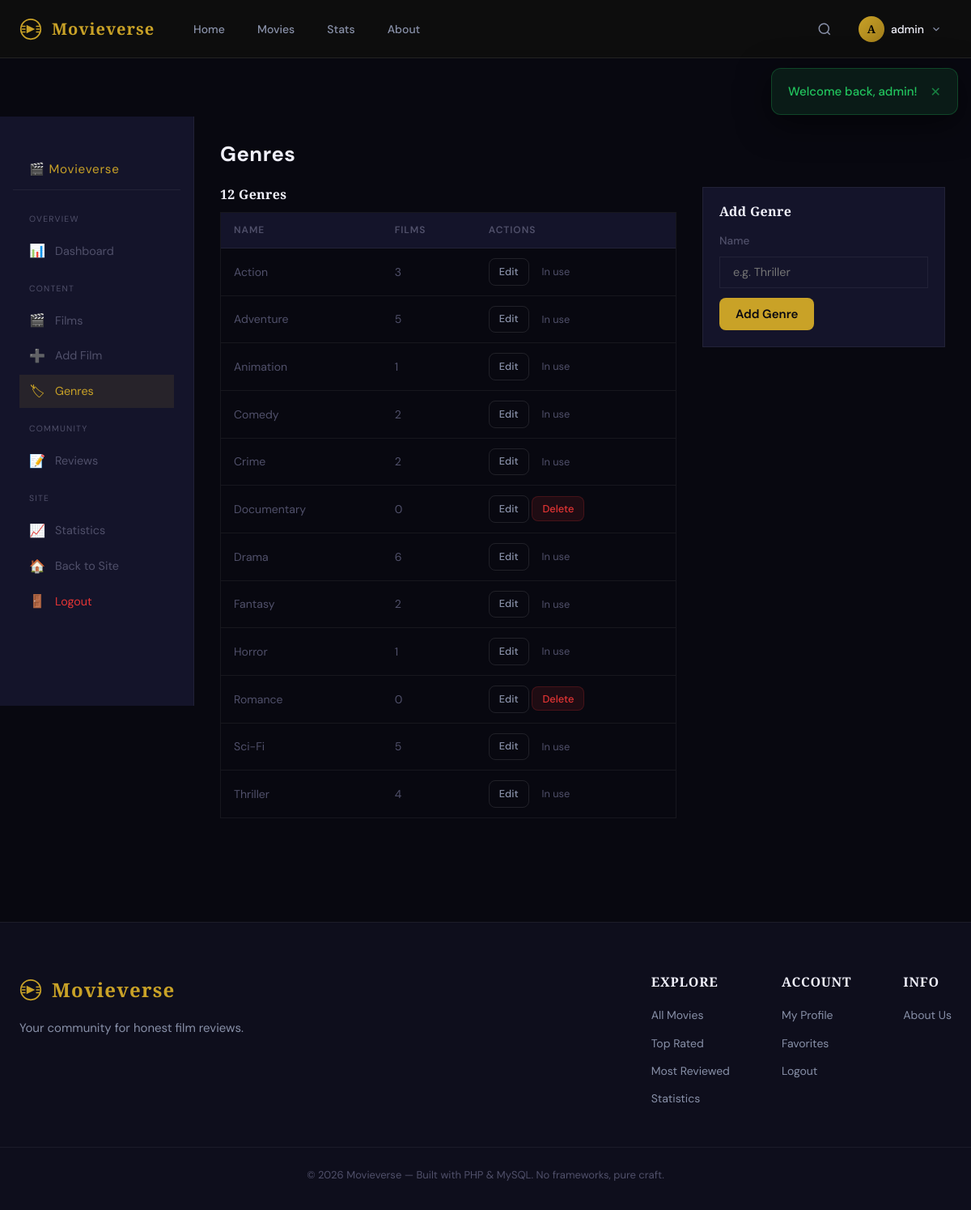
Page /admin/genres.php (signed in) on the committed database.
### tables this page shows
CREATE TABLE `genres` (
  `id` int(11) NOT NULL,
  `name` varchar(50) NOT NULL,
  `slug` varchar(50) NOT NULL,
  `created_at` timestamp NOT NULL DEFAULT current_timestamp()
);

### config/auth.php (called while the page is built, shortened)
<?php
function e(string $str): string {
    return htmlspecialchars($str, ENT_QUOTES, 'UTF-8');
}

### admin/genres.php (the view, shortened to what this page needs)
<?php
require_once __DIR__ . '/../config/auth.php';
require_once __DIR__ . '/../config/db.php';
$editGenre = null;
$genres = $pdo->query("
    SELECT g.id, g.name, COUNT(DISTINCT mg.movie_id) AS movie_count
    FROM genres g
    LEFT JOIN movie_genres mg ON g.id = mg.genre_id
    GROUP BY g.id
    ORDER BY g.name ASC
")->fetchAll();
include __DIR__ . '/../includes/header.php';
?>
<main class="page-main admin-page">
  <div class="admin-layout">
    <?php include __DIR__ . '/sidebar.php'; ?>
    <div class="admin-content">
      <div class="admin-top">
        <h1 class="admin-page-title">Genres</h1>
      </div>
      <div class="genres-layout">
        <section class="admin-section genres-list-section">
          <h2><?= count($genres) ?> Genre<?= count($genres) !== 1 ? 's' : '' ?></h2>
          <div class="admin-table-wrap">
            <table class="admin-table">
              <thead>
                <tr><th>Name</th><th>Films</th><th>Actions</th></tr>
              </thead>
              <tbody>
                <?php if (empty($genres)): ?>
                  <tr><td colspan="3" class="table-empty">No genres yet.</td></tr>
                <?php else: ?>
                  <?php foreach ($genres as $g): ?>
                  <tr class="<?= $editGenre && $editGenre['id'] === $g['id'] ? 'row-editing' : '' ?>">
                    <td><?= e($g['name']) ?></td>
                    <td><?= $g['movie_count'] ?></td>
                    <td class="action-cell">
                      <a href="<?= BASE_URL ?>/admin/genres.php?edit=<?= $g['id'] ?>" class="btn btn-ghost btn-sm">Edit</a>
                      <?php if ($g['movie_count'] == 0): ?>
                      <form method="POST" class="inline-form">
                        <button type="submit" class="btn btn-danger btn-sm"
                          onclick="return confirm('Delete genre \'<?= addslashes(e($g['name'])) ?>\'?')">
                          Delete
                        </button>
                      </form>
                      <?php else: ?>
                        <span class="text-muted btn-sm">In use</span>
                      <?php endif; ?>
                    </td>
                  </tr>
                  <?php endforeach; ?>
                <?php endif; ?>
              </tbody>
            </table>
          </div>
        </section>
        <aside class="genres-form-aside">
          <section class="admin-card">
            <h2>Add Genre</h2>
            <form method="POST" class="admin-form compact">
              <div class="form-group">
                <label for="genre_name">Name</label>
                <input type="text" id="genre_name" name="name" required
                  placeholder="e.g. Thriller">
              </div>
              <button type="submit" class="btn btn-primary">Add Genre</button>
            </form>
          </section>
        </aside>
      </div>
    </div>
  </div>
</main>
<?php include __DIR__ . '/../includes/footer.php'; ?>

### rows in the picture
genres: name "Action", movie_count "3", shows "In use"
genres: name "Adventure", movie_count "5", shows "In use"
genres: name "Animation", movie_count "1", shows "In use"
genres: name "Comedy", movie_count "2", shows "In use"
genres: name "Crime", movie_count "2", shows "In use"
genres: name "Documentary", movie_count "0"
genres: name "Drama", movie_count "6", shows "In use"
genres: name "Fantasy", movie_count "2", shows "In use"
genres: name "Horror", movie_count "1", shows "In use"
genres: name "Romance", movie_count "0"
genres: name "Sci-Fi", movie_count "5", shows "In use"
genres: name "Thriller", movie_count "4", shows "In use"

### other values in the picture
mb_substr($__user['username'], 0, 1) "A"
$__user['username'] "admin"
$flash['message'] "Welcome back, admin!"
count($genres) "12"
